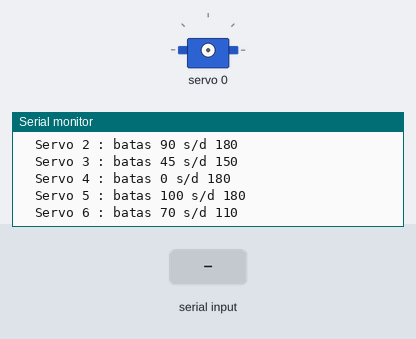
Bench run of a sketch on a simulated Arduino Uno, built with avr-gcc and run on an emulated ATmega328P. Parts: servo, the last lines printed to the serial monitor. Inputs (shaded band) come from the test bench.

Above: at 1.2 s.
1.3 s: "1 90\n" received over Serial
At 2.1 s:
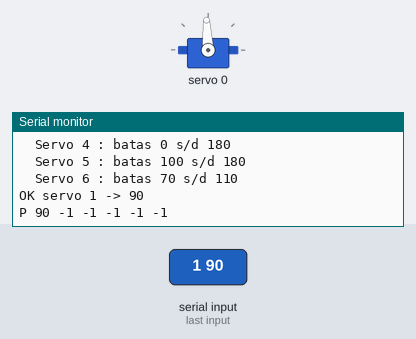
2.8 s: ",\n" received over Serial
At 4.0 s:
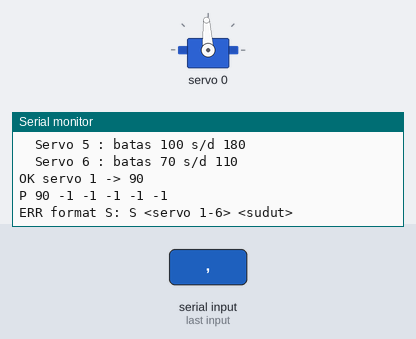
4.3 s: "h\n" received over Serial
At 5.4 s:
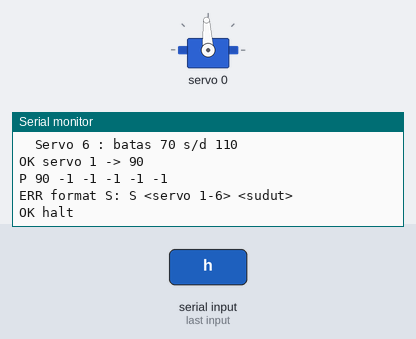
5.8 s: "90 45\n" received over Serial
At 6.5 s:
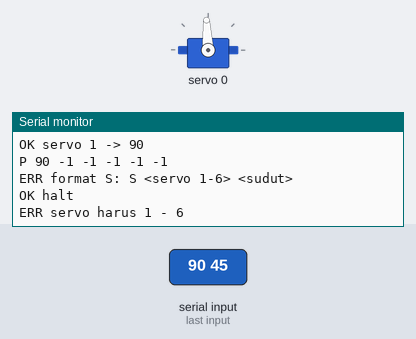
7.3 s: "A90\n" received over Serial
At 7.7 s:
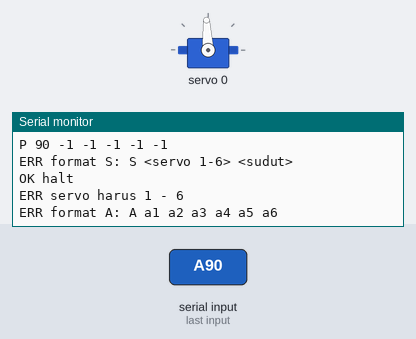
8.8 s: "H90\n" received over Serial
At 10.0 s:
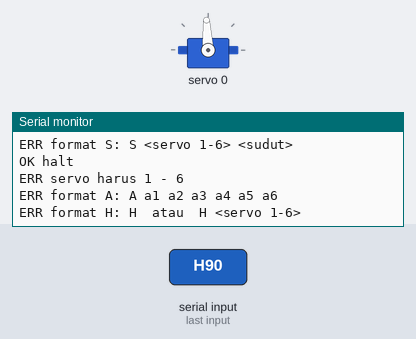
Timing chart, 0 to 11.3 s (numbered marks = the images above; inputs shaded):
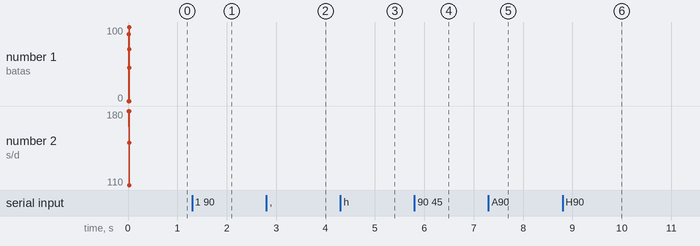

Measured:
- after the input at 1.3 s, the serial monitor: prints a new line at once (image 1)
- after the input at 2.8 s, the serial monitor: prints a new line at once (image 2)
- after the input at 4.3 s, the serial monitor: prints a new line at once (image 3)
- after the input at 5.8 s, the serial monitor: prints a new line at once (image 4)
- after the input at 7.3 s, the serial monitor: prints a new line at once (image 5)
- after the input at 8.8 s, the serial monitor: prints a new line at once (image 6)

The sketch:

servo_control.ino
```cpp
#include <Wire.h>
#include <Adafruit_PWMServoDriver.h>

Adafruit_PWMServoDriver pwm = Adafruit_PWMServoDriver(0x40);

const uint8_t NUM_SERVOS = 6;
const uint8_t FIRST_CHANNEL = 0;
const uint8_t STEP_DELAY_MS = 15;
const uint8_t DEG_PER_STEP = 1;
const bool ECHO_ALL = false;
const unsigned long TELEMETRY_MS = 100;

const uint16_t SERVO_MIN_US[NUM_SERVOS] = { 500,  600,  600,     600,  600,  600};
const uint16_t SERVO_MAX_US[NUM_SERVOS] = {2500, 2400, 2400,    2400, 2400, 2400};

const int16_t SERVO_MIN_DEG[NUM_SERVOS] = {   0,   90,   45,       0,  100,   70};
const int16_t SERVO_MAX_DEG[NUM_SERVOS] = { 180,  180,  150,     180,  180,  110};

const int UNKNOWN_ANGLE = -32768;

int currentAngle[NUM_SERVOS];
int targetAngle[NUM_SERVOS];
unsigned long lastStepMs = 0;
unsigned long lastTelemetryMs = 0;
int reportedAngle[NUM_SERVOS];

char lineBuf[64];
uint8_t lineLen = 0;
bool lineOverflow = false;

uint16_t angleToUs(uint8_t idx, int angle) {
  long us = map(angle, 0, 180, SERVO_MIN_US[idx], SERVO_MAX_US[idx]);
  return (uint16_t)constrain(us, 0L, 20000L);
}

void writeServo(uint8_t idx, int angle) {
  pwm.writeMicroseconds(FIRST_CHANNEL + idx, angleToUs(idx, angle));
  currentAngle[idx] = angle;
}

int setTarget(uint8_t idx, long angle) {
  long lo = SERVO_MIN_DEG[idx];
  long hi = SERVO_MAX_DEG[idx];
  long a  = constrain(angle, lo, hi);
  targetAngle[idx] = (int)a;
  return (int)a;
}

void updateServos() {
  unsigned long now = millis();
  if (STEP_DELAY_MS > 0 && (now - lastStepMs) < STEP_DELAY_MS) return;
  lastStepMs = now;

  for (uint8_t i = 0; i < NUM_SERVOS; i++) {
    int tgt = targetAngle[i];
    if (tgt == UNKNOWN_ANGLE) continue;

    int cur = currentAngle[i];

    if (cur == UNKNOWN_ANGLE || STEP_DELAY_MS == 0) {
      writeServo(i, tgt);
      continue;
    }
    if (cur == tgt) continue;

    int diff = tgt - cur;
    int step = diff;
    if (diff > DEG_PER_STEP)       step = DEG_PER_STEP;
    else if (diff < -DEG_PER_STEP) step = -DEG_PER_STEP;
    writeServo(i, cur + step);
  }
}

void reportAngles() {
  if (TELEMETRY_MS == 0) return;
  unsigned long now = millis();
  if ((now - lastTelemetryMs) < TELEMETRY_MS) return;

  bool changed = false;
  for (uint8_t i = 0; i < NUM_SERVOS; i++) {
    if (currentAngle[i] != reportedAngle[i]) { changed = true; break; }
  }
  if (!changed) return;

  lastTelemetryMs = now;
  Serial.print(F("P"));
  for (uint8_t i = 0; i < NUM_SERVOS; i++) {
    reportedAngle[i] = currentAngle[i];
    Serial.print(F(" "));
    Serial.print(currentAngle[i] == UNKNOWN_ANGLE ? -1 : currentAngle[i]);
  }
  Serial.println();
}

uint8_t parseInts(char *p, long *out, uint8_t maxN) {
  uint8_t n = 0;
  while (true) {
    while (*p == ' ' || *p == ',' || *p == '\t') p++;
    if (*p == '\0') break;
    if (n >= maxN) return 255;
    char *end;
    long v = strtol(p, &end, 10);
    if (end == p) return 255;
    out[n++] = v;
    p = end;
  }
  return n;
}

void handleLine(char *s) {
  while (*s == ' ' || *s == '\t') s++;

  char cmd = 'S';
  if (*s == 'A' || *s == 'a') { cmd = 'A'; s++; }
  else if (*s == 'S' || *s == 's') { cmd = 'S'; s++; }
  else if (*s == 'H' || *s == 'h') { cmd = 'H'; s++; }

  long v[NUM_SERVOS];
  uint8_t n = parseInts(s, v, NUM_SERVOS);

  if (cmd == 'H') {
    if (n == 0) {
      for (uint8_t i = 0; i < NUM_SERVOS; i++) targetAngle[i] = currentAngle[i];
      Serial.println(F("OK halt"));
    } else if (n == 1 && v[0] >= 1 && v[0] <= NUM_SERVOS) {
      targetAngle[v[0] - 1] = currentAngle[v[0] - 1];
      Serial.print(F("OK halt servo "));
      Serial.println((int)v[0]);
    } else {
      Serial.println(F("ERR format H: H  atau  H <servo 1-6>"));
    }
    return;
  }

  if (cmd == 'A') {
    if (n != NUM_SERVOS) {
      Serial.println(F("ERR format A: A a1 a2 a3 a4 a5 a6"));
      return;
    }
    for (uint8_t i = 0; i < NUM_SERVOS; i++) setTarget(i, v[i]);
    if (ECHO_ALL) Serial.println(F("OK A"));
    return;
  }

  if (n != 2) {
    Serial.println(F("ERR format S: S <servo 1-6> <sudut>"));
    return;
  }
  if (v[0] < 1 || v[0] > NUM_SERVOS) {
    Serial.println(F("ERR servo harus 1 - 6"));
    return;
  }

  uint8_t idx = (uint8_t)(v[0] - 1);
  int applied = setTarget(idx, v[1]);

  Serial.print(F("OK servo "));
  Serial.print((int)v[0]);
  Serial.print(F(" -> "));
  Serial.print(applied);
  if (applied != v[1]) {
    Serial.print(F(" (dibatasi, batas "));
    Serial.print(SERVO_MIN_DEG[idx]);
    Serial.print(F("-"));
    Serial.print(SERVO_MAX_DEG[idx]);
    Serial.print(F(")"));
  }
  Serial.println();
}

void readSerial() {
  while (Serial.available()) {
    char c = (char)Serial.read();
    if (c == '\r') continue;

    if (c == '\n') {
      if (lineOverflow) {
        Serial.println(F("ERR baris terlalu panjang"));
      } else if (lineLen > 0) {
        lineBuf[lineLen] = '\0';
        handleLine(lineBuf);
      }
      lineLen = 0;
      lineOverflow = false;
    } else if (lineLen < sizeof(lineBuf) - 1) {
      lineBuf[lineLen++] = c;
    } else {
      lineOverflow = true;
    }
  }
}

void setup() {
  Serial.begin(115200);

  pwm.begin();
  pwm.setOscillatorFrequency(27000000);
  pwm.setPWMFreq(50);
  delay(10);

  for (uint8_t i = 0; i < NUM_SERVOS; i++) {
    currentAngle[i]  = UNKNOWN_ANGLE;
    targetAngle[i]   = UNKNOWN_ANGLE;
    reportedAngle[i] = UNKNOWN_ANGLE;
  }

  Serial.println(F("=== SERVO CONTROL (PCA9685) SIAP ==="));
  Serial.println(F("Perintah: A a1..a6  |  S n sudut  |  H [n]"));
  for (uint8_t i = 0; i < NUM_SERVOS; i++) {
    Serial.print(F("  Servo "));
    Serial.print(i + 1);
    Serial.print(F(" : batas "));
    Serial.print(SERVO_MIN_DEG[i]);
    Serial.print(F(" s/d "));
    Serial.println(SERVO_MAX_DEG[i]);
  }
}

void loop() {
  readSerial();
  updateServos();
  reportAngles();
}
```
